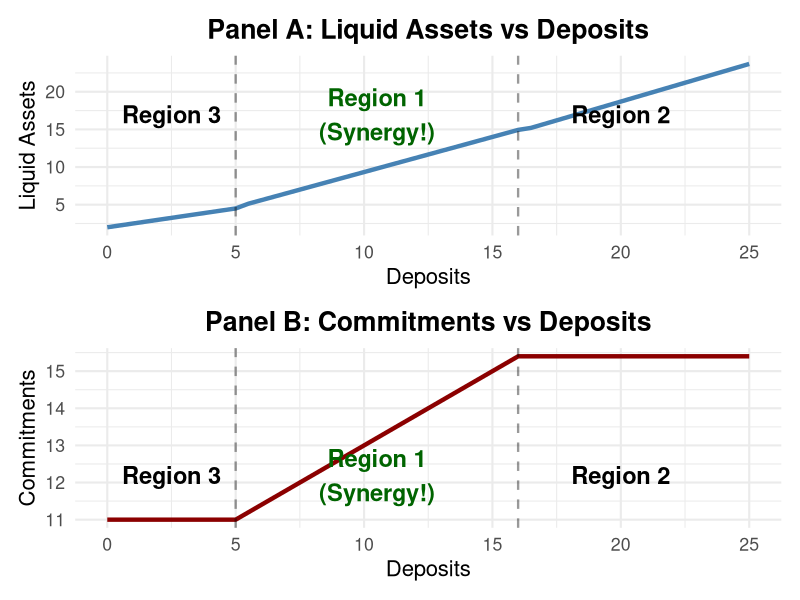

Write the R code that produced this figure.
## ---- chunk 1
#| echo: false
#| fig-width: 10
#| fig-height: 5.5
#| warning: false
#| message: false

library(ggplot2)
library(patchwork)

# Generate data based on model
D_seq <- seq(0, 25, 0.5)

# Region 3: C constant
C_r3 <- rep(11, length(which(D_seq <= 5)))
S_r3 <- 0.5 * D_seq[1:length(C_r3)] + C_r3[1] - 2*0.45/0.1

# Region 1: both increasing
idx_r1 <- which(D_seq > 5 & D_seq <= 16)
C_r1 <- 11 + 0.4*(D_seq[idx_r1] - 5)
S_r1 <- (C_r1 + D_seq[idx_r1] - 9)/(2-0.5)

# Region 2: C constant, S increasing
idx_r2 <- which(D_seq > 16)
C_r2 <- rep(C_r1[length(C_r1)], length(idx_r2))
S_r2 <- D_seq[idx_r2] + 0.5*C_r2[1] - 9

C_full <- c(C_r3, C_r1, C_r2)
S_full <- c(S_r3, S_r1, S_r2)

p1 <- ggplot() + 
  geom_line(aes(x=D_seq, y=S_full), linewidth=1.5, color="steelblue") +
  geom_vline(xintercept=5, linetype="dashed", alpha=0.4, linewidth=0.8) +
  geom_vline(xintercept=16, linetype="dashed", alpha=0.4, linewidth=0.8) +
  annotate("text", x=2.5, y=17, label="Region 3", size=6, fontface="bold") +
  annotate("text", x=10.5, y=17, label="Region 1\n(Synergy!)", size=6, fontface="bold", color="darkgreen") +
  annotate("text", x=20, y=17, label="Region 2", size=6, fontface="bold") +
  labs(x="Deposits", y="Liquid Assets", 
       title="Panel A: Liquid Assets vs Deposits") +
  theme_minimal(base_size=16) +
  theme(plot.title = element_text(hjust = 0.5, face = "bold"))

p2 <- ggplot() + 
  geom_line(aes(x=D_seq, y=C_full), linewidth=1.5, color="darkred") +
  geom_vline(xintercept=5, linetype="dashed", alpha=0.4, linewidth=0.8) +
  geom_vline(xintercept=16, linetype="dashed", alpha=0.4, linewidth=0.8) +
  annotate("text", x=2.5, y=12.2, label="Region 3", size=6, fontface="bold") +
  annotate("text", x=10.5, y=12.2, label="Region 1\n(Synergy!)", size=6, fontface="bold", color="darkgreen") +
  annotate("text", x=20, y=12.2, label="Region 2", size=6, fontface="bold") +
  labs(x="Deposits", y="Commitments", 
       title="Panel B: Commitments vs Deposits") +
  theme_minimal(base_size=16) +
  theme(plot.title = element_text(hjust = 0.5, face = "bold"))

p1 / p2
